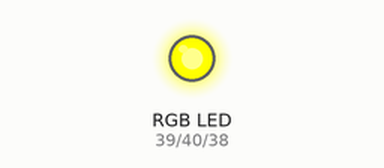
The sketch below on a simulated Arduino Mega 2560, built with avr-gcc and run on an emulated ATmega2560. Parts: an RGB LED mixed from three pins (HIGH = lit).

Above: at 0.1 s.
Timing chart, 0 to 1.6 s (numbered marks = the images above):
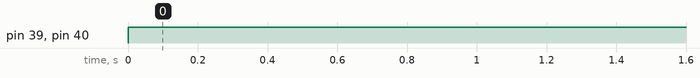

The sketch:

RGB_LED_strips.ino
```cpp
// Modified by Haley Stewart 2/29/2024
// Does not need PWM pins!

// color swirl! connect an RGB LED to the PWM pins as indicated
// in the #defines
// public domain, enjoy!

#define REDPIN 39 //5
#define GREENPIN 40 //6
#define BLUEPIN 38 //46 //3

#define FADESPEED 5     // make this higher to slow down

void setup() {
  pinMode(REDPIN, OUTPUT);
  pinMode(GREENPIN, OUTPUT);
  pinMode(BLUEPIN, OUTPUT);
}

/*
// fade from blue to violet
  for (r = 0; r < 256; r++) {
    analogWrite(REDPIN, r);
    delay(FADESPEED);
  }
  // fade from violet to red
  for (b = 255; b > 0; b--) {
    analogWrite(BLUEPIN, b);
    delay(FADESPEED);
  }
  // fade from red to yellow
  for (g = 0; g < 256; g++) {
    analogWrite(GREENPIN, g);
    delay(FADESPEED);
  }
  // fade from yellow to green
  for (r = 255; r > 0; r--) {
    analogWrite(REDPIN, r);
    delay(FADESPEED);
  }
  // fade from green to teal
  for (b = 0; b < 256; b++) {
    analogWrite(BLUEPIN, b);
    delay(FADESPEED);
  }
  // fade from teal to blue
  for (g = 255; g > 0; g--) {
    analogWrite(GREENPIN, g);
    delay(FADESPEED);
  }
*/


void loop() {
  int r, g, b;
  r = 255;
  g = 255; //255 is off
  b = 0; //b=0 is UK blue
  analogWrite(REDPIN, r);
  analogWrite(GREENPIN, g);
  analogWrite(BLUEPIN, b);
}
```

Measured:
- by itself, pin 39 (REDPIN), pin 40 (GREENPIN): LOW → HIGH at 0.00 s
